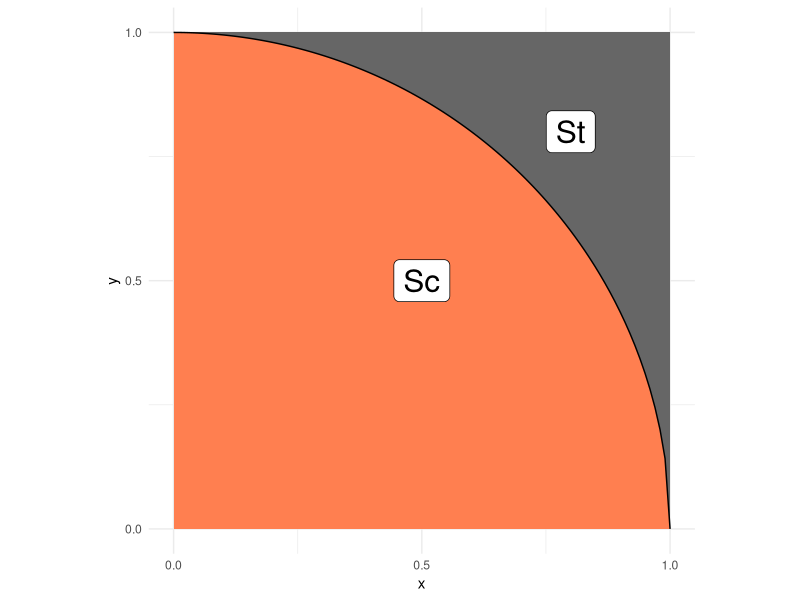
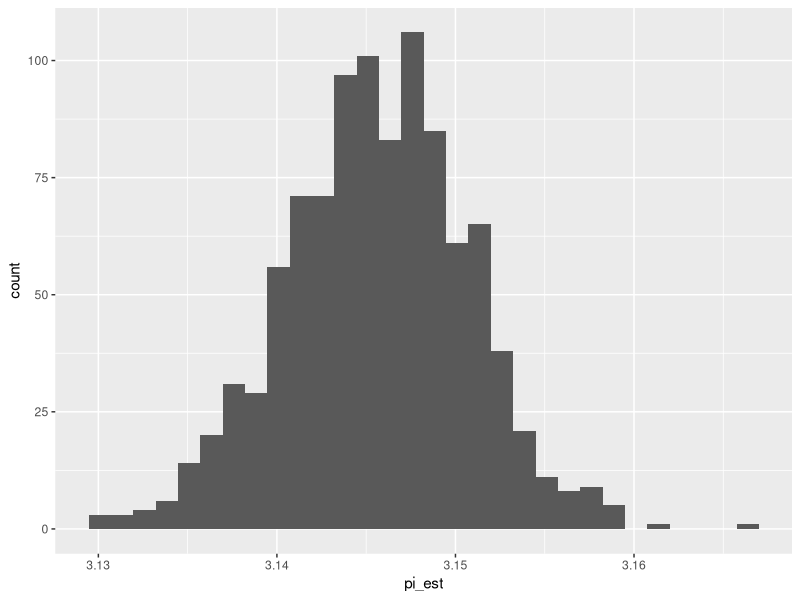

Generate these figures, in order, with R:
## ---- chunk 1
library(tidyverse)
library(rsample)
library(dplyr)
## ---- chunk 2
## NOTE: No need to edit; this visual helps explain the pi estimation scheme
tibble(x = seq(0, 1, length.out = 100)) %>%
  mutate(y = sqrt(1 - x^2)) %>%

  ggplot(aes(x, y)) +
  annotate(
    "rect",
    xmin = 0, ymin = 0, xmax = 1, ymax = 1,
    fill = "grey40",
    size = 1
  ) +
  geom_ribbon(aes(ymin = 0, ymax = y), fill = "coral") +
  geom_line() +
  annotate(
    "label",
    x = 0.5, y = 0.5, label = "Sc",
    size = 8
  ) +
  annotate(
    "label",
    x = 0.8, y = 0.8, label = "St",
    size = 8
  ) +
  scale_x_continuous(breaks = c(0, 1/2, 1)) +
  scale_y_continuous(breaks = c(0, 1/2, 1)) +
  theme_minimal() +
  coord_fixed()
## ---- chunk 3
## TASK: Choose a sample size and generate samples
set.seed(101)
n <- 100000
df_q1 <-  tibble(
  x = runif(n, 0, 1),
  y = runif(n, 0, 1)
)
## ---- chunk 4
## NOTE: Do not edit this code
# Correct sample size
assertthat::assert_that(
  dim(df_q1) %>% 
    .[[1]] == n,
  msg = "The sample size should be `n`"
)
# Correct column names
assertthat::assert_that(
  setequal(names(df_q1), c("x", "y")),
  msg = "df_q1 must include the columns `x` and `y`"
)
print("Good")
## ---- chunk 5
## TASK: Finish implementing this function
stat <- function(x, y) {
  # TODO: Finish implementing this function
  return(4 * (x^2 + y^2 <= 1))
}
## ---- chunk 6
## TASK: Finish writing these assert statements

# Check the value for points *inside* the circle
assertthat::assert_that(
  tibble(x = 0.5, y = 0.5) %>% # Pick a point *inside* the circle
    mutate(stat = stat(x, y)) %>% 
    pull(stat) %>% 
    .[[1]] == 4, # Write the correct value of stat() here
  msg = "Incorrect value when a point is inside the circle"
)

# Check the value for points *outside* the circle
assertthat::assert_that(
  tibble(x = 1.5, y = 1.5) %>% # Pick a point *outside* the circle
    mutate(stat = stat(x, y)) %>% 
    pull(stat) %>% 
    .[[1]] == 0, # Write the correct value of stat() here
  msg = "Incorrect value when a point is outside the circle"
)
print("Your assertions passed, but make sure they're checking the right thing!")
## ---- chunk 7
## TASK: Estimate pi using your data from q1
df_q3 <- 
  df_q1 %>% 
  # TODO: Estimate pi as the column `pi_est`
  mutate(pi_est = (4 * (x^2 + y^2 <= 1))) %>% 
  summarize(pi_est = mean(pi_est))
df_q3
## ---- chunk 8
## NOTE: Do not edit this code
# Correct sample size
assertthat::assert_that(
  dim(df_q3) %>% 
    .[[1]] == 1,
  msg = "This result should have just one row"
)
# Correct column names
assertthat::assert_that(
  setequal(names(df_q3), c("pi_est")),
  msg = "df_q3 must include the column `pi_est`"
)
print("Good")
## ---- chunk 9
## TASK: Finish the code below
df_q4 <- 
  df_q1 %>% 
  bootstraps(., times = 1000) %>% 
  mutate(
    pi_est = map_dbl(
      splits,
      function(split_df) {
        analysis(split_df) %>% 
          # Estimate pi (pi_est) using the resampled data;
          # this should be *identical* to the
          # code you wrote for q3
            mutate(pi_est = 4 * (x^2 + y^2 <= 1)) %>%
            summarize(pi_est = mean(pi_est)) %>% 
          pull(pi_est)
      }
    )
  )

## NOTE: Do not edit; use this to visualize your results
df_q4 %>% 
  ggplot(aes(pi_est)) +
  geom_histogram()
## ---- chunk 10
## TASK: Compute a bootstrap confidence interval at the 95% level (alpha = 0.05)
df_q5 <- 
  df_q4 %>% 
  summarize(
    # TODO: Compute pi_lo and pi_up
    mean_pi = mean(pi_est),
    pi_lo = quantile(pi_est, 0.05 / 2),
    pi_up = quantile(pi_est, (1 - 0.05) / 2),
  )

df_q5
## ---- chunk 11
df_q1 %>% 
  mutate(pi_est = (x^2+y^2 <= 1)*4) %>% 
  summarize(
    mean_pi = mean(pi_est), 
    sd_pi = sd(pi_est),
  ) %>% 
  mutate(
    se = sd_pi/sqrt(1000),
    pi_lo = mean(pi) - qnorm(1 - (1 - 0.95) / 2) * se,
    pi_up = mean(pi) + qnorm(1 - (1 - 0.95) / 2) * se,
)
